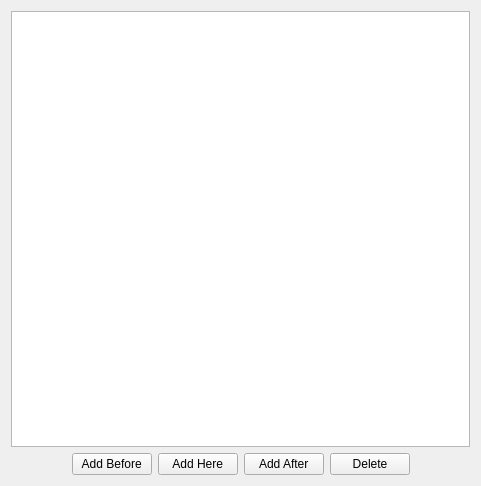
         <widget class="QWidget" name="page_5">
          <property name="geometry">
           <rect>
            <x>0</x>
            <y>0</y>
            <width>481</width>
            <height>486</height>
           </rect>
          </property>
          <attribute name="label">
           <string>Timing</string>
          </attribute>
          <layout class="QVBoxLayout" name="verticalLayout_12">
           <item>
            <layout class="QVBoxLayout" name="verticalLayout_3">
             <property name="sizeConstraint">
              <enum>QLayout::SetMinimumSize</enum>
             </property>
             <item>
              <widget class="QTableWidget" name="marker_table_widget"/>
             </item>
             <item>
              <layout class="QHBoxLayout" name="horizontalLayout_8">
               <item>
                <spacer name="horizontalSpacer_11">
                 <property name="orientation">
                  <enum>Qt::Horizontal</enum>
                 </property>
                 <property name="sizeHint" stdset="0">
                  <size>
                   <width>40</width>
                   <height>20</height>
                  </size>
                 </property>
                </spacer>
               </item>
               <item>
                <widget class="QPushButton" name="add_before_push_button">
                 <property name="toolTip">
                  <string>Adds a marker between the currently selected and the marker before.</string>
                 </property>
                 <property name="text">
                  <string> Add Before </string>
                 </property>
                </widget>
               </item>
               <item>
                <widget class="QPushButton" name="add_here_push_button">
                 <property name="toolTip">
                  <string>Adds a marker at the same position as the currently selected marker.</string>
                 </property>
                 <property name="text">
                  <string> Add Here </string>
                 </property>
                </widget>
               </item>
               <item>
                <widget class="QPushButton" name="add_after_push_button">
                 <property name="toolTip">
                  <string>Adds a marker between the currently selected and the marker after.</string>
                 </property>
                 <property name="text">
                  <string> Add After </string>
                 </property>
                </widget>
               </item>
               <item>
                <widget class="QPushButton" name="delete_push_button">
                 <property name="toolTip">
                  <string>Deletes the currently selected marker. Alternatively press the delete-key when rviz is the active window.</string>
                 </property>
                 <property name="text">
                  <string> Delete </string>
                 </property>
                </widget>
               </item>
               <item>
                <spacer name="horizontalSpacer_10">
                 <property name="orientation">
                  <enum>Qt::Horizontal</enum>
                 </property>
                 <property name="sizeHint" stdset="0">
                  <size>
                   <width>40</width>
                   <height>20</height>
                  </size>
                 </property>
                </spacer>
               </item>
              </layout>
             </item>
            </layout>
           </item>
          </layout>
         </widget>
